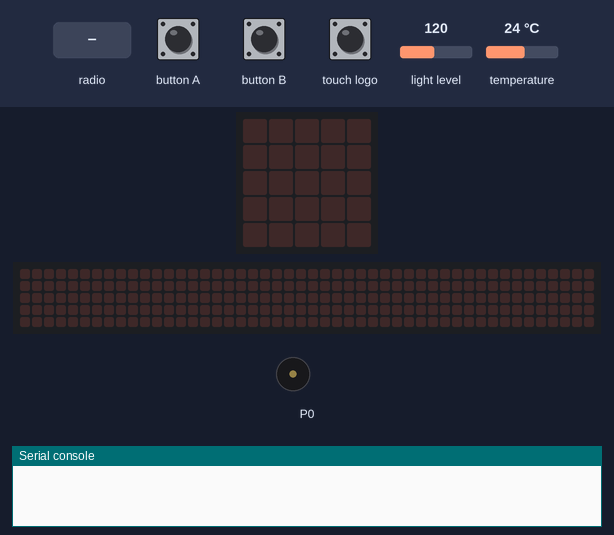
Simulated run of this program. Board: BBC micro:bit (MakeCode). Parts: the board's 5×5 LED display, a strip that is not on the board, showing the scrolling text unrolled, buzzer (waves = sounding), the last lines printed to the serial console. The inputs (shaded band) are chosen by the test bench; at power-on: light level 120, temperature 24 °C. No radio messages arrive unless stated (any console line starting 'radio sent:' is added by the test bench); the 48×5 strip is a reading aid, not a part: it shows the text the display is scrolling, unrolled, one strip-width of it at a time.

Above: at 1.2 s.
1.3 s: button A pressed for 0.15 s
At 3.85 s:
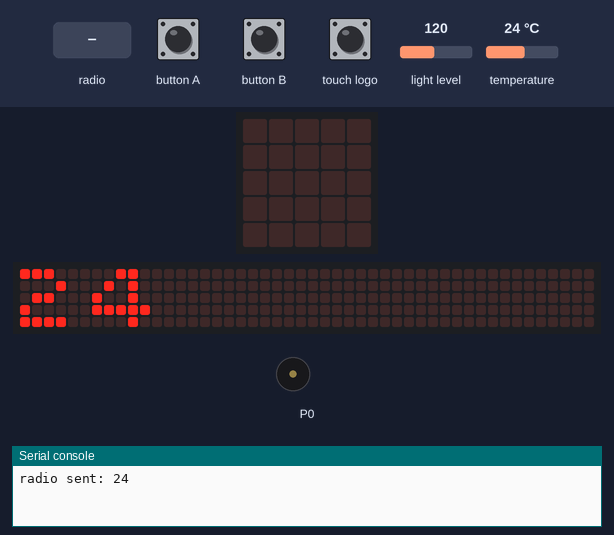
4.3 s: touch logo pressed for 3.2 s
At 5.6 s:
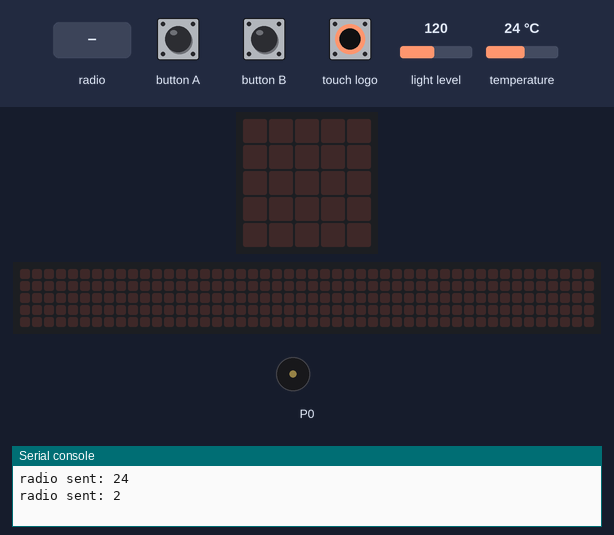
9.0 s: button B pressed for 0.15 s
At 9.16 s:
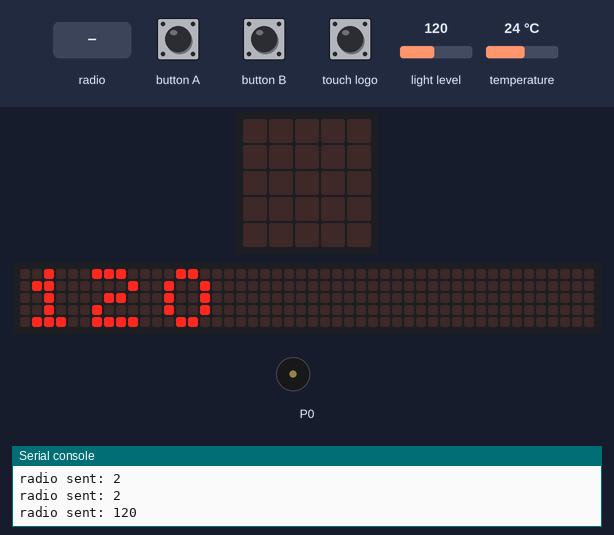
12.0 s: radio message "2" arrives
At 12.33 s:
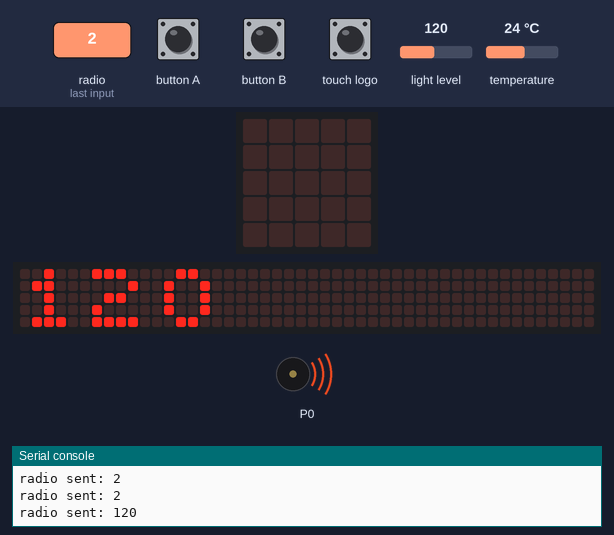
14.0 s: button B pressed for 1 s
At 14.39 s:
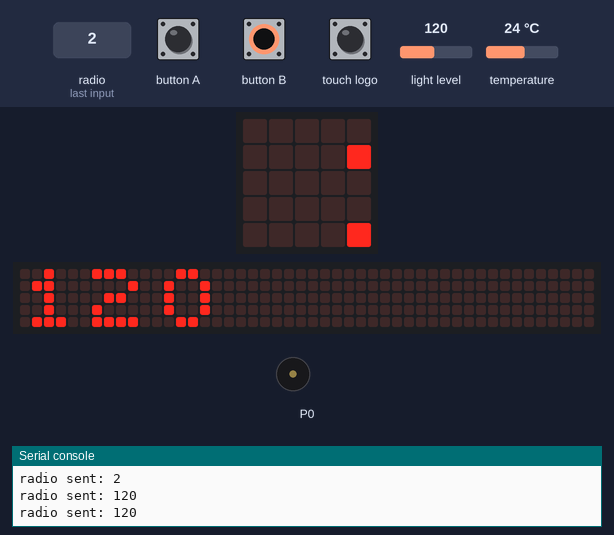
17.0 s: button B pressed for 3.2 s
At 18.66 s:
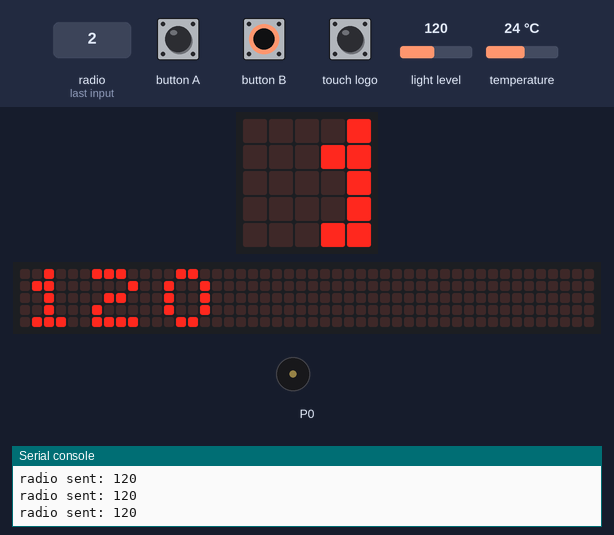
Timing chart, 0 to 20.2 s (numbered marks = the images above; inputs shaded):
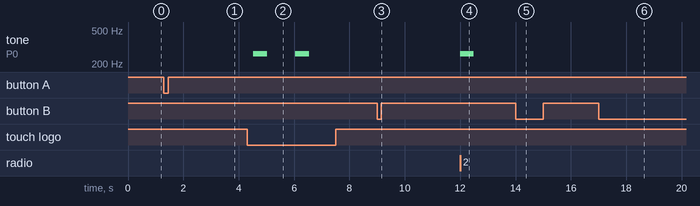

The program:

main.ts
```typescript
radio.onReceivedNumber(function (receivedNumber) {
    if (receivedNumber == input.temperature()) {
        basic.showNumber(input.temperature())
    } else if (receivedNumber == input.lightLevel()) {
        basic.showNumber(input.lightLevel())
    } else if (receivedNumber == 2) {
        music.playTone(262, music.beat(BeatFraction.Whole))
    }
})
radio.setGroup(6)
basic.forever(function () {
    if (input.buttonIsPressed(Button.A)) {
        radio.sendNumber(input.temperature())
        basic.showNumber(input.temperature())
        basic.pause(500)
    } else if (input.buttonIsPressed(Button.B)) {
        radio.sendNumber(input.lightLevel())
        basic.showNumber(input.lightLevel())
        basic.pause(500)
    } else if (input.logoIsPressed()) {
        radio.sendNumber(2)
        music.playTone(262, music.beat(BeatFraction.Whole))
        basic.pause(1000)
    }
})
```

test.ts
```typescript
// aquí va el archivo "tests"; esto no se compilará cuando este paquete se utilice como una extensión.
```

Measured:
- after the input at 1.3 s, the display: changes at once (image 1)
- after the input at 4.3 s, tone on P0: alternates 262 Hz for 0.50 s and silent for 1.0 s, 4 changes in all, then stays silent, starting after 0.22 s
- after the input at 9.0 s, the display: changes at once (image 3)
- after the input at 12.0 s, tone on P0: silent → 262 Hz at once, → silent 0.50 s later
- after the input at 14.0 s, the display: first changes at once (image 5 shows a later state)
- what the display in image 4 shows lasts 0.4 s, from 12.2 s to 12.6 s
